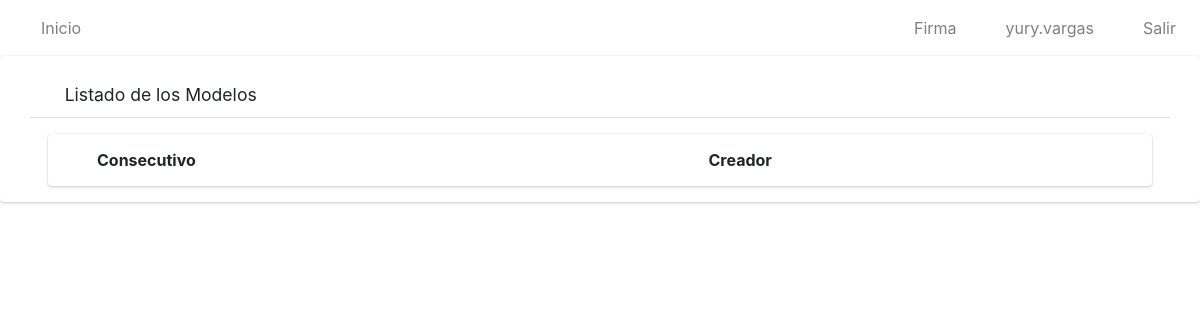
The page /listar_modelos/ (signed in) on the database as committed earlier.
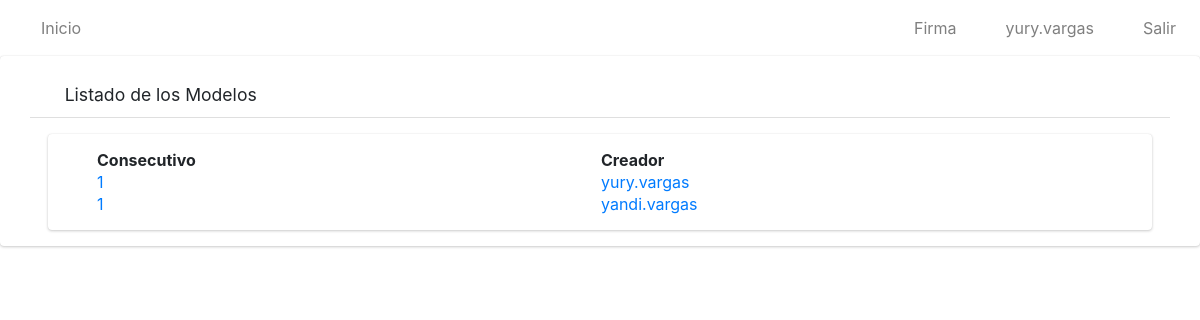
The same page on the database as committed later.
### app/models.py (models this page shows, shortened)
class Modelo(models.Model):
    nombre=models.CharField(max_length=50)
    consec=models.IntegerField()
    solicitudes=models.ManyToManyField(Solicitud)

### app/views.py (the view)
# urls.py: path('listar_modelos/', ModeloListView.as_view(), name='listarMod'),
class ModeloListView(ListView):
    model = Modelo
    template_name = 'modelos/listar.html'
    @method_decorator(login_required)
    def dispatch(self, request, *args, **kwargs):
        return super().dispatch(request,*args,** kwargs)
    def get_context_data(self, **kwargs):
        context = super().get_context_data(**kwargs)
        context['title'] = "Listado de Solicitudes"
        return context

### app/templates/modelos/listar.html
{% extends 'base.html' %}
{% load static %}
{% block content %}
    <div class=" card card-default">
        <div class="card-header px-3 mb-3 mt-3 container">
            <h3 class="card-title">
            <i class="fas fa-search"></i>
                Listado de los Modelos
            </h3>
            </div>
        <div class="card card-body content-header mx-5 px-5">
            <table id="myTable" class="display" style="width: 100%;">
                <thead>
                    <tr>
                        <th>Consecutivo</th>
                        <th>Creador</th>
                    </tr>
                </thead>
                <tbody>
                    {% for i in object_list %}
                    <tr>
                        <td style="width: 150px;"><a href="{% url 'solicitudModel' i.id%} ">{{i.consec}}</a></td>
                        <td style="width: 150px;"><a href="{% url 'solicitudModel' i.id%} ">{{i.nombre}}</a></td>
                    </tr>
                    {% endfor %}
                </tbody>
            </table>
        </div>
    </div>
{% endblock %}

Rows that differ between the two databases and show on the page:
added Modelo: consec "1", nombre "yury.vargas"
added Modelo: consec "1", nombre "yandi.vargas"
